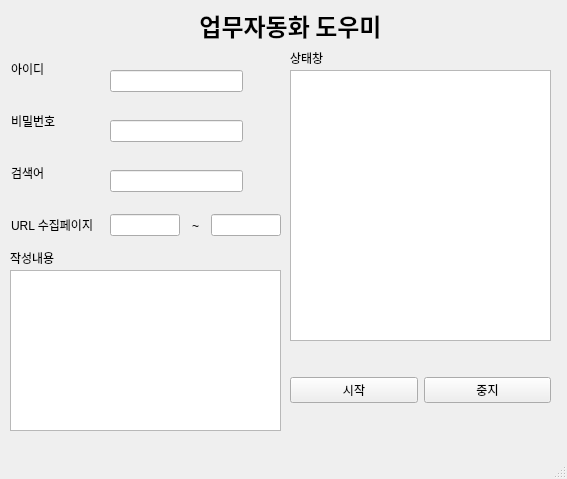
<?xml version="1.0" encoding="UTF-8"?>
<ui version="4.0">
 <class>MainWindow</class>
 <widget class="QMainWindow" name="MainWindow">
  <property name="geometry">
   <rect>
    <x>0</x>
    <y>0</y>
    <width>567</width>
    <height>479</height>
   </rect>
  </property>
  <property name="windowTitle">
   <string>MainWindow</string>
  </property>
  <widget class="QWidget" name="centralwidget">
   <widget class="QLabel" name="label">
    <property name="geometry">
     <rect>
      <x>10</x>
      <y>0</y>
      <width>561</width>
      <height>51</height>
     </rect>
    </property>
    <property name="font">
     <font>
      <family>궁서체</family>
     </font>
    </property>
    <property name="text">
     <string>&lt;html&gt;&lt;head/&gt;&lt;body&gt;&lt;p align=&quot;center&quot;&gt;&lt;span style=&quot; font-size:18pt; font-weight:700; color:#000000;&quot;&gt;업무자동화 도우미&lt;/span&gt;&lt;/p&gt;&lt;/body&gt;&lt;/html&gt;</string>
    </property>
   </widget>
   <widget class="QLabel" name="label_2">
    <property name="geometry">
     <rect>
      <x>11</x>
      <y>61</y>
      <width>36</width>
      <height>16</height>
     </rect>
    </property>
    <property name="text">
     <string>아이디</string>
    </property>
   </widget>
   <widget class="QLabel" name="label_3">
    <property name="geometry">
     <rect>
      <x>11</x>
      <y>113</y>
      <width>48</width>
      <height>16</height>
     </rect>
    </property>
    <property name="text">
     <string>비밀번호</string>
    </property>
   </widget>
   <widget class="QLabel" name="label_4">
    <property name="geometry">
     <rect>
      <x>11</x>
      <y>165</y>
      <width>36</width>
      <height>16</height>
     </rect>
    </property>
    <property name="text">
     <string>검색어</string>
    </property>
   </widget>
   <widget class="QLabel" name="label_5">
    <property name="geometry">
     <rect>
      <x>11</x>
      <y>217</y>
      <width>85</width>
      <height>16</height>
     </rect>
    </property>
    <property name="text">
     <string>URL 수집페이지</string>
    </property>
   </widget>
   <widget class="QLineEdit" name="lineEdit_Id">
    <property name="geometry">
     <rect>
      <x>110</x>
      <y>70</y>
      <width>133</width>
      <height>22</height>
     </rect>
    </property>
   </widget>
   <widget class="QLineEdit" name="lineEdit_Pw">
    <property name="geometry">
     <rect>
      <x>110</x>
      <y>120</y>
      <width>133</width>
      <height>22</height>
     </rect>
    </property>
   </widget>
   <widget class="QLineEdit" name="lineEdit_Search">
    <property name="geometry">
     <rect>
      <x>110</x>
      <y>170</y>
      <width>133</width>
      <height>22</height>
     </rect>
    </property>
   </widget>
   <widget class="QTextEdit" name="textEdit">
    <property name="geometry">
     <rect>
      <x>10</x>
      <y>270</y>
      <width>271</width>
      <height>161</height>
     </rect>
    </property>
   </widget>
   <widget class="QLabel" name="label_7">
    <property name="geometry">
     <rect>
      <x>10</x>
      <y>250</y>
      <width>48</width>
      <height>16</height>
     </rect>
    </property>
    <property name="text">
     <string>작성내용</string>
    </property>
   </widget>
   <widget class="QTextBrowser" name="textBrowser">
    <property name="geometry">
     <rect>
      <x>290</x>
      <y>70</y>
      <width>261</width>
      <height>271</height>
     </rect>
    </property>
   </widget>
   <widget class="QLabel" name="label_8">
    <property name="geometry">
     <rect>
      <x>290</x>
      <y>50</y>
      <width>36</width>
      <height>16</height>
     </rect>
    </property>
    <property name="text">
     <string>상태창</string>
    </property>
   </widget>
   <widget class="QWidget" name="">
    <property name="geometry">
     <rect>
      <x>110</x>
      <y>210</y>
      <width>171</width>
      <height>31</height>
     </rect>
    </property>
    <layout class="QHBoxLayout" name="horizontalLayout_2">
     <property name="spacing">
      <number>12</number>
     </property>
     <item>
      <widget class="QLineEdit" name="lineEdit_4"/>
     </item>
     <item>
      <widget class="QLabel" name="label_6">
       <property name="text">
        <string>~</string>
       </property>
      </widget>
     </item>
     <item>
      <widget class="QLineEdit" name="lineEdit_5"/>
     </item>
    </layout>
   </widget>
   <widget class="QWidget" name="">
    <property name="geometry">
     <rect>
      <x>290</x>
      <y>350</y>
      <width>261</width>
      <height>81</height>
     </rect>
    </property>
    <layout class="QHBoxLayout" name="horizontalLayout">
     <item>
      <widget class="QPushButton" name="pushButton">
       <property name="text">
        <string>시작</string>
       </property>
      </widget>
     </item>
     <item>
      <widget class="QPushButton" name="pushButton_2">
       <property name="text">
        <string>중지</string>
       </property>
      </widget>
     </item>
    </layout>
   </widget>
  </widget>
  <widget class="QMenuBar" name="menubar">
   <property name="geometry">
    <rect>
     <x>0</x>
     <y>0</y>
     <width>567</width>
     <height>22</height>
    </rect>
   </property>
  </widget>
  <widget class="QStatusBar" name="statusbar"/>
 </widget>
 <resources/>
 <connections>
  <connection>
   <sender>pushButton</sender>
   <signal>clicked()</signal>
   <receiver>MainWindow</receiver>
   <slot>start()</slot>
   <hints>
    <hint type="sourcelabel">
     <x>309</x>
     <y>409</y>
    </hint>
    <hint type="destinationlabel">
     <x>299</x>
     <y>433</y>
    </hint>
   </hints>
  </connection>
  <connection>
   <sender>pushButton_2</sender>
   <signal>clicked()</signal>
   <receiver>MainWindow</receiver>
   <slot>stop()</slot>
   <hints>
    <hint type="sourcelabel">
     <x>497</x>
     <y>408</y>
    </hint>
    <hint type="destinationlabel">
     <x>422</x>
     <y>437</y>
    </hint>
   </hints>
  </connection>
 </connections>
 <slots>
  <slot>start()</slot>
  <slot>stop()</slot>
 </slots>
</ui>
